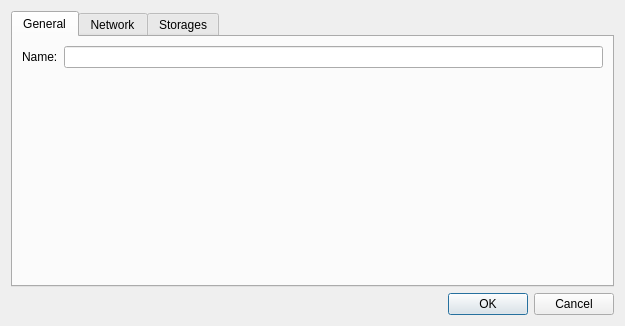
<?xml version="1.0" encoding="UTF-8"?>
<ui version="4.0">
 <class>ServerSettingsDialog</class>
 <widget class="QDialog" name="ServerSettingsDialog">
  <property name="geometry">
   <rect>
    <x>0</x>
    <y>0</y>
    <width>625</width>
    <height>326</height>
   </rect>
  </property>
  <property name="windowTitle">
   <string>Dialog</string>
  </property>
  <layout class="QVBoxLayout" name="verticalLayout_2">
   <item>
    <widget class="QTabWidget" name="tabWidget">
     <property name="currentIndex">
      <number>0</number>
     </property>
     <widget class="QWidget" name="tabGeneral">
      <attribute name="title">
       <string>General</string>
      </attribute>
      <layout class="QVBoxLayout" name="verticalLayout_3">
       <item>
        <layout class="QHBoxLayout" name="horizontalLayout">
         <item>
          <widget class="QLabel" name="nameLabel">
           <property name="text">
            <string>Name:</string>
           </property>
          </widget>
         </item>
         <item>
          <widget class="QLineEdit" name="nameEdit"/>
         </item>
        </layout>
       </item>
       <item>
        <spacer name="verticalSpacer">
         <property name="orientation">
          <enum>Qt::Vertical</enum>
         </property>
         <property name="sizeHint" stdset="0">
          <size>
           <width>20</width>
           <height>40</height>
          </size>
         </property>
        </spacer>
       </item>
      </layout>
     </widget>
     <widget class="QWidget" name="tabNetwork">
      <attribute name="title">
       <string>Network</string>
      </attribute>
      <layout class="QVBoxLayout" name="verticalLayout_6">
       <item>
        <widget class="QGroupBox" name="groupBox">
         <property name="title">
          <string>Address</string>
         </property>
         <layout class="QVBoxLayout" name="verticalLayout_4">
          <item>
           <layout class="QFormLayout" name="formLayout">
            <item row="0" column="0">
             <widget class="QLabel" name="ipAddressLabel">
              <property name="text">
               <string>IP Address:</string>
              </property>
              <property name="alignment">
               <set>Qt::AlignLeading|Qt::AlignLeft|Qt::AlignVCenter</set>
              </property>
             </widget>
            </item>
            <item row="0" column="1">
             <widget class="QLineEdit" name="ipAddressEdit">
              <property name="enabled">
               <bool>false</bool>
              </property>
             </widget>
            </item>
            <item row="1" column="0">
             <widget class="QLabel" name="label_7">
              <property name="text">
               <string>RTSP Port:</string>
              </property>
              <property name="alignment">
               <set>Qt::AlignLeading|Qt::AlignLeft|Qt::AlignVCenter</set>
              </property>
             </widget>
            </item>
            <item row="1" column="1">
             <widget class="QLineEdit" name="rtspPortEdit">
              <property name="text">
               <string>9000</string>
              </property>
             </widget>
            </item>
            <item row="2" column="0">
             <widget class="QLabel" name="label_8">
              <property name="text">
               <string>API Port:</string>
              </property>
              <property name="alignment">
               <set>Qt::AlignLeading|Qt::AlignLeft|Qt::AlignVCenter</set>
              </property>
             </widget>
            </item>
            <item row="2" column="1">
             <widget class="QLineEdit" name="apiPortEdit">
              <property name="text">
               <string>9001</string>
              </property>
             </widget>
            </item>
           </layout>
          </item>
         </layout>
        </widget>
       </item>
       <item>
        <widget class="QLabel" name="label">
         <property name="font">
          <font>
           <weight>75</weight>
           <bold>true</bold>
          </font>
         </property>
         <property name="text">
          <string>Warning: Changing these parameters requires media server restart.</string>
         </property>
         <property name="alignment">
          <set>Qt::AlignCenter</set>
         </property>
        </widget>
       </item>
       <item>
        <spacer name="verticalSpacer_2">
         <property name="orientation">
          <enum>Qt::Vertical</enum>
         </property>
         <property name="sizeHint" stdset="0">
          <size>
           <width>20</width>
           <height>40</height>
          </size>
         </property>
        </spacer>
       </item>
      </layout>
     </widget>
     <widget class="QWidget" name="tabStorages">
      <attribute name="title">
       <string>Storages</string>
      </attribute>
      <layout class="QVBoxLayout" name="verticalLayout">
       <item>
        <widget class="QGroupBox" name="groupBox_2">
         <property name="title">
          <string>Storage configuration</string>
         </property>
         <layout class="QVBoxLayout" name="verticalLayout_9">
          <item>
           <layout class="QHBoxLayout" name="horizontalLayout_2">
            <item>
             <widget class="QTableWidget" name="storagesTable">
              <property name="autoFillBackground">
               <bool>false</bool>
              </property>
              <property name="rowCount">
               <number>0</number>
              </property>
              <property name="columnCount">
               <number>2</number>
              </property>
              <attribute name="horizontalHeaderVisible">
               <bool>false</bool>
              </attribute>
              <attribute name="horizontalHeaderCascadingSectionResizes">
               <bool>true</bool>
              </attribute>
              <attribute name="horizontalHeaderDefaultSectionSize">
               <number>100</number>
              </attribute>
              <attribute name="horizontalHeaderShowSortIndicator" stdset="0">
               <bool>true</bool>
              </attribute>
              <attribute name="horizontalHeaderStretchLastSection">
               <bool>true</bool>
              </attribute>
              <attribute name="verticalHeaderVisible">
               <bool>false</bool>
              </attribute>
              <column>
               <property name="text">
                <string>Path</string>
               </property>
              </column>
              <column>
               <property name="text">
                <string>Space Limit (Gb)</string>
               </property>
              </column>
             </widget>
            </item>
            <item>
             <layout class="QVBoxLayout" name="verticalLayout_8">
              <item>
               <spacer name="verticalSpacer_4">
                <property name="orientation">
                 <enum>Qt::Vertical</enum>
                </property>
                <property name="sizeHint" stdset="0">
                 <size>
                  <width>20</width>
                  <height>40</height>
                 </size>
                </property>
               </spacer>
              </item>
              <item>
               <layout class="QVBoxLayout" name="verticalLayout_7">
                <item>
                 <widget class="QPushButton" name="addStorageButton">
                  <property name="text">
                   <string>Add</string>
                  </property>
                 </widget>
                </item>
                <item>
                 <widget class="QPushButton" name="removeStorageButton">
                  <property name="text">
                   <string>Remove</string>
                  </property>
                 </widget>
                </item>
               </layout>
              </item>
              <item>
               <spacer name="verticalSpacer_3">
                <property name="orientation">
                 <enum>Qt::Vertical</enum>
                </property>
                <property name="sizeHint" stdset="0">
                 <size>
                  <width>20</width>
                  <height>40</height>
                 </size>
                </property>
               </spacer>
              </item>
             </layout>
            </item>
           </layout>
          </item>
         </layout>
        </widget>
       </item>
      </layout>
     </widget>
    </widget>
   </item>
   <item>
    <widget class="QDialogButtonBox" name="buttonBox">
     <property name="standardButtons">
      <set>QDialogButtonBox::Cancel|QDialogButtonBox::Ok</set>
     </property>
    </widget>
   </item>
  </layout>
 </widget>
 <resources/>
 <connections>
  <connection>
   <sender>buttonBox</sender>
   <signal>accepted()</signal>
   <receiver>ServerSettingsDialog</receiver>
   <slot>accept()</slot>
   <hints>
    <hint type="sourcelabel">
     <x>227</x>
     <y>311</y>
    </hint>
    <hint type="destinationlabel">
     <x>227</x>
     <y>165</y>
    </hint>
   </hints>
  </connection>
  <connection>
   <sender>buttonBox</sender>
   <signal>rejected()</signal>
   <receiver>ServerSettingsDialog</receiver>
   <slot>reject()</slot>
   <hints>
    <hint type="sourcelabel">
     <x>227</x>
     <y>311</y>
    </hint>
    <hint type="destinationlabel">
     <x>227</x>
     <y>165</y>
    </hint>
   </hints>
  </connection>
  <connection>
   <sender>addStorageButton</sender>
   <signal>clicked()</signal>
   <receiver>ServerSettingsDialog</receiver>
   <slot>addClicked()</slot>
   <hints>
    <hint type="sourcelabel">
     <x>380</x>
     <y>148</y>
    </hint>
    <hint type="destinationlabel">
     <x>227</x>
     <y>165</y>
    </hint>
   </hints>
  </connection>
  <connection>
   <sender>removeStorageButton</sender>
   <signal>clicked()</signal>
   <receiver>ServerSettingsDialog</receiver>
   <slot>removeClicked()</slot>
   <hints>
    <hint type="sourcelabel">
     <x>380</x>
     <y>180</y>
    </hint>
    <hint type="destinationlabel">
     <x>227</x>
     <y>165</y>
    </hint>
   </hints>
  </connection>
 </connections>
 <slots>
  <slot>buttonClicked(QAbstractButton*)</slot>
  <slot>addClicked()</slot>
  <slot>removeClicked()</slot>
 </slots>
</ui>
